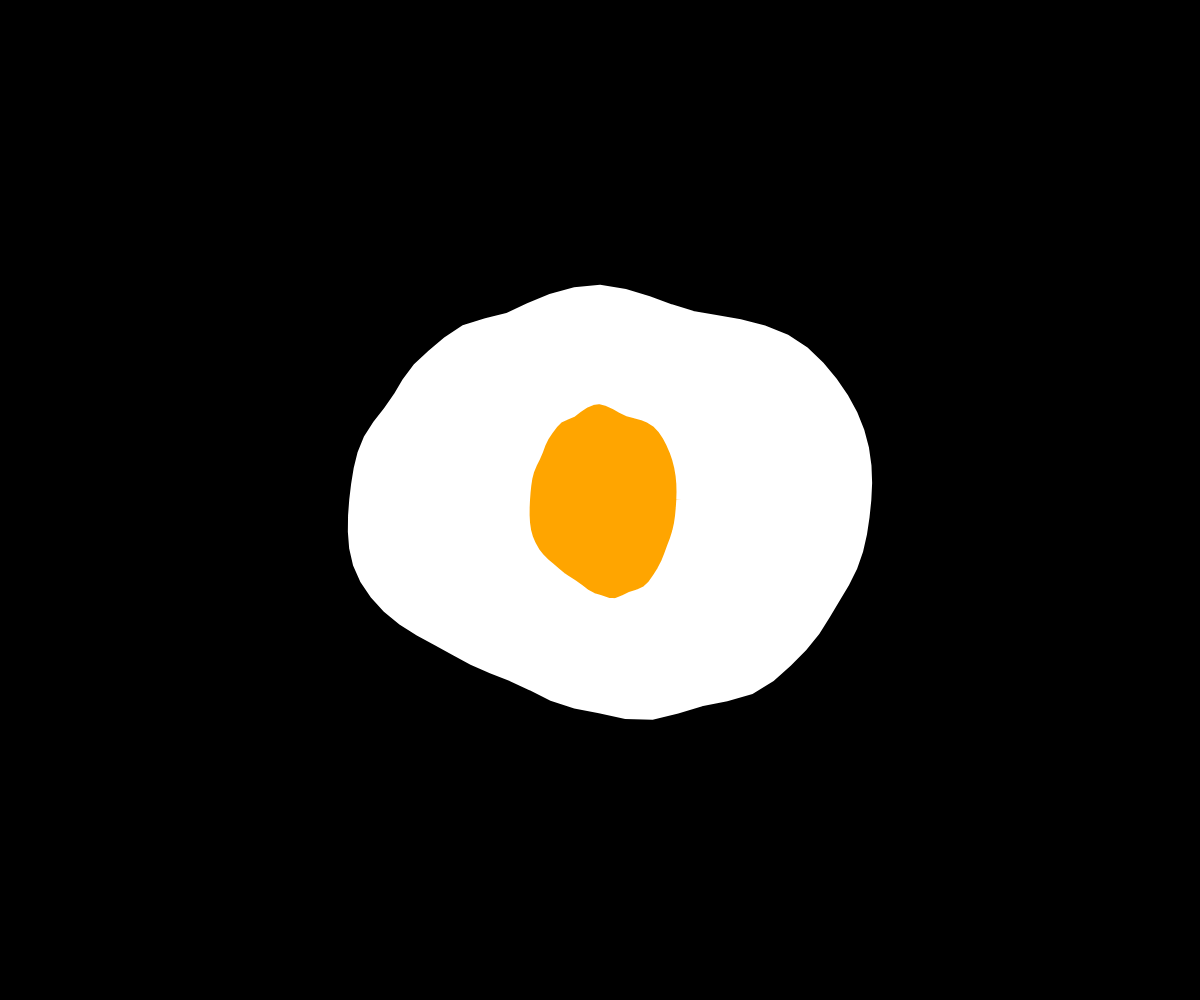
Frame 1 (no input)
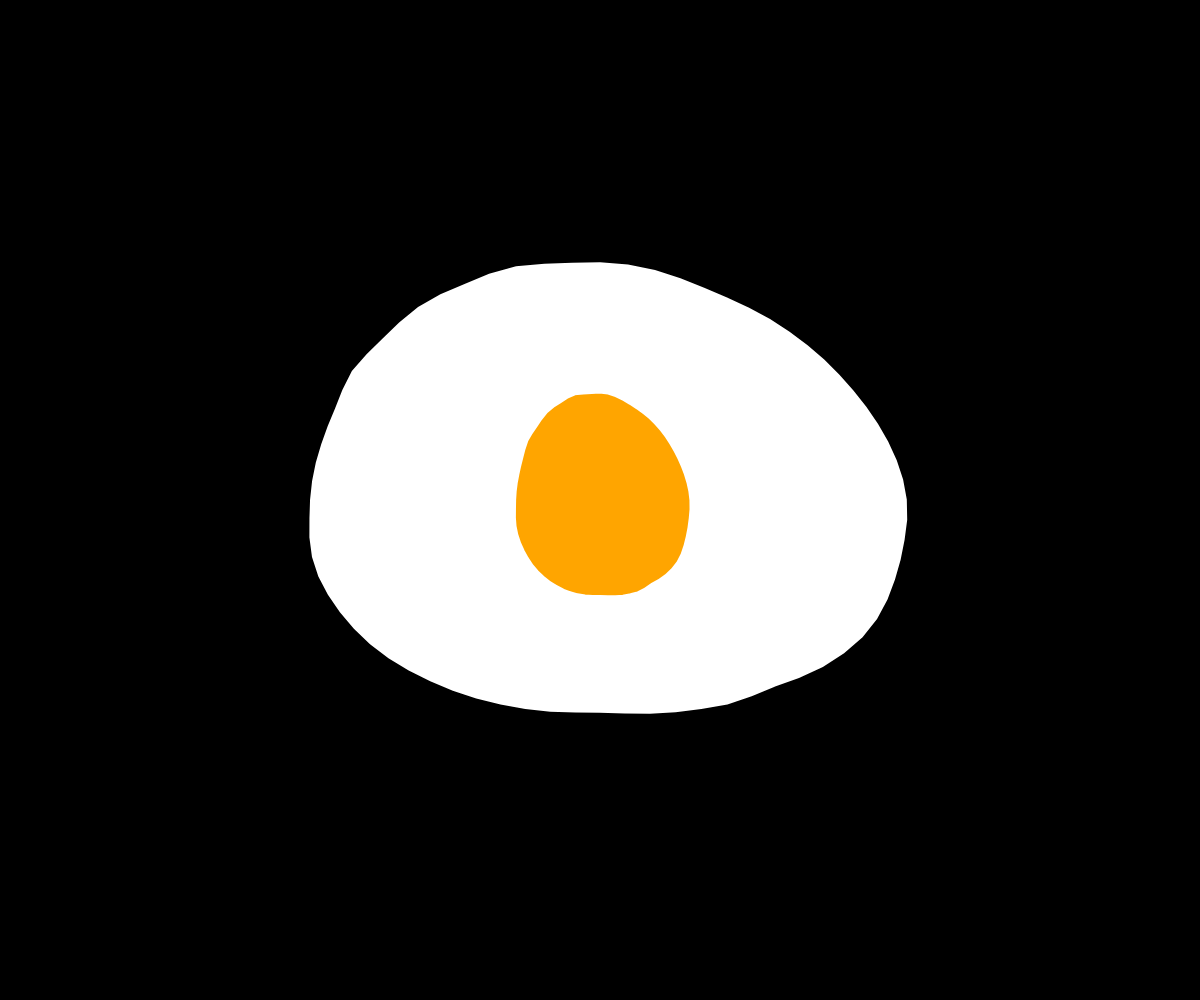
Frame 60 (no input)
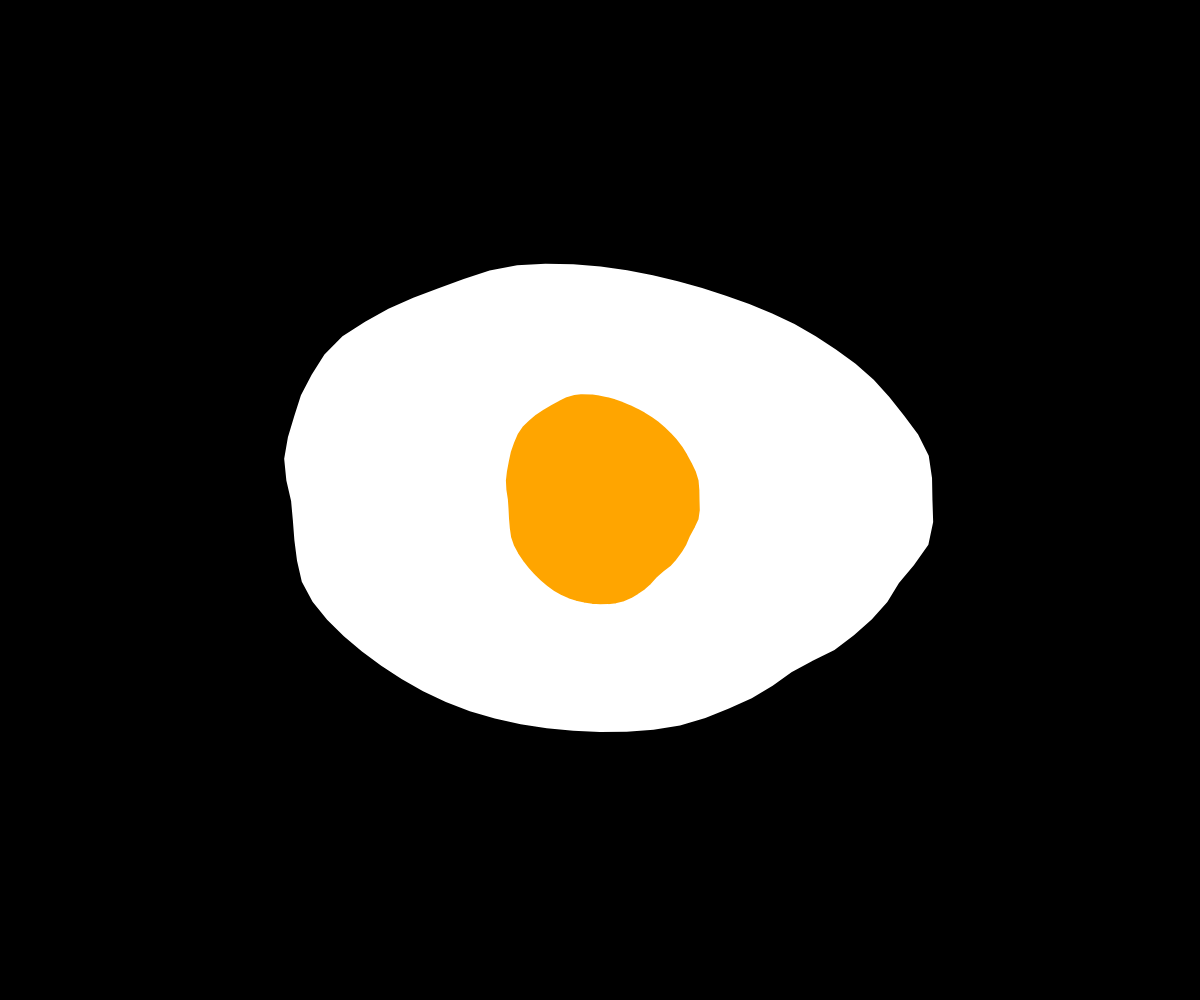
Frame 120 (the mouse pressed at the canvas centre since frame 60)

The p5.js sketch that drew these frames (run headless with seeded random() and noise() and a simulated clock; from frame 60 on, the mouse is pressed at the canvas centre):

// p5.js sketch
// ── sketch.js
let phase = 0;
let zoff = 0;
let breathing = 10;
let breathingInc = 0.5;
let core;
let c1;
let c2;
let c3;
let c4;
let c5;

let eggWhiteSize;
let eggX;
let yolk;

function setup() {
  createCanvas(windowWidth, windowHeight);
  angleMode(DEGREES);
  frameRate(25)
  translate(windowWidth/2, windowHeight/2)
  stroke('white');
  strokeWeight(10);
  core = 1;
  background(0);

  eggX = random(2,5);
  eggY = random(2,5);
  eggWhiteSize = 0.5;
  yolk = {
    color: 'orange',
    size: random(eggWhiteSize-0.05, eggWhiteSize-0.01)
  }
}

function draw() {
  background(0)
  translate(windowWidth/2, windowHeight/2)
  //translate(random(-200,200), random(-200,200));
  egg();
}

function egg() {
  wobble(eggWhiteSize, 1, 'white', eggX);
  translate(random(-100,100))
  wobble(eggWhiteSize, yolk.size, yolk.color, eggY);
}

function wobble(nm, v, c, size)
{
  push();
  if (c) {
    fill(c);
  }
  
  beginShape();
  let noiseMax = nm;
  for (let a = 0; a < 360; a += 5) {
    let xoff = map(cos(a + phase), -1, 1, -1, noiseMax);
    let yoff = map(sin(a + phase), -1, 1, 1, noiseMax);
    let r = map(noise(xoff, yoff, zoff), 0, 1, 50, 88);
    let x = (r * cos(a) * v * (sin(0.185 * breathing) + size));
    let y = (r * sin(a) * v * (sin(0.185 * breathing) + 3));
    vertex(x,y)
  }

  endShape(CLOSE);
  pop();
  phase += 0.3;
  zoff += 0.01;
  breathing += 0.5;
}
